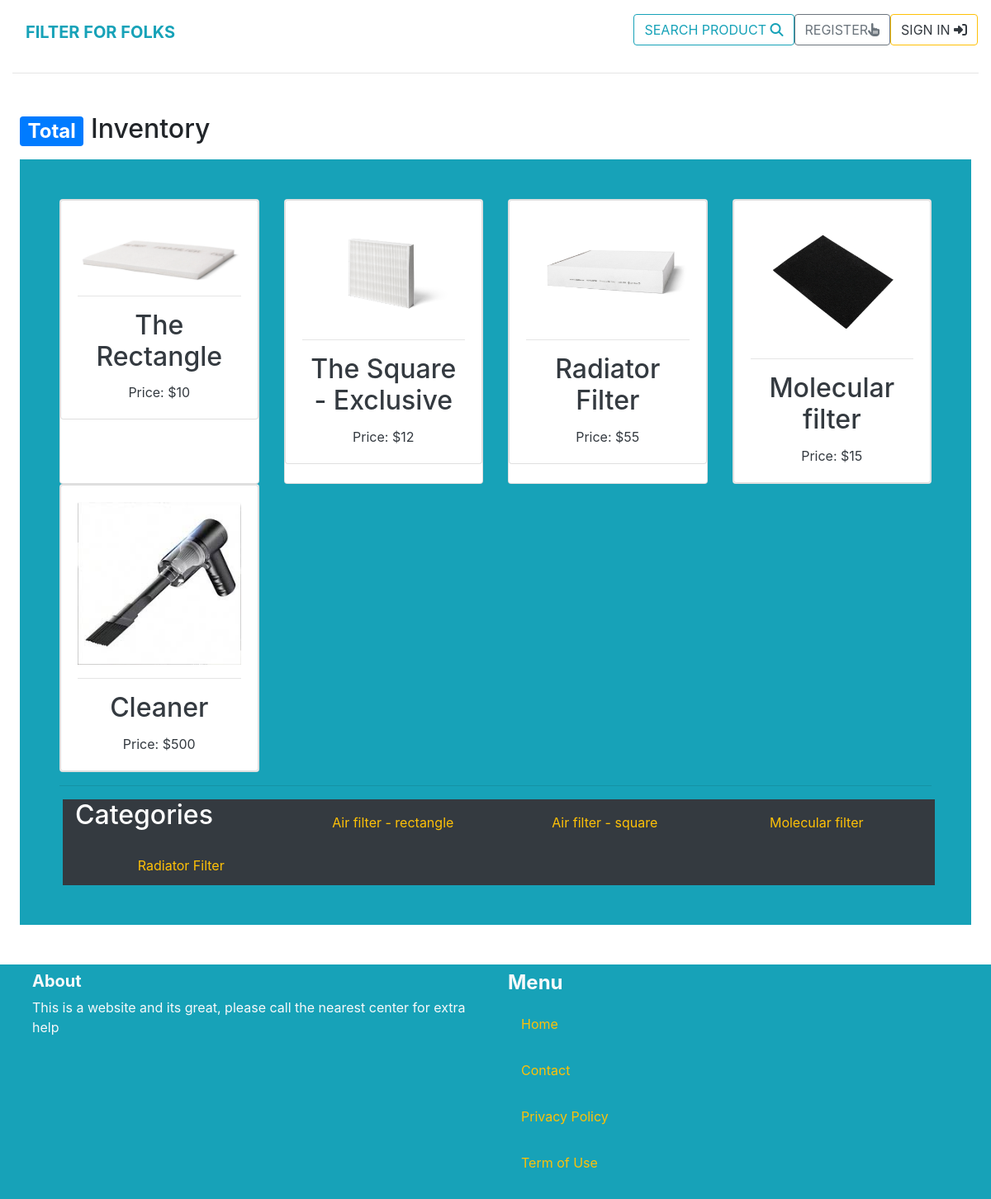
The page /product/products/ on the database as committed earlier.
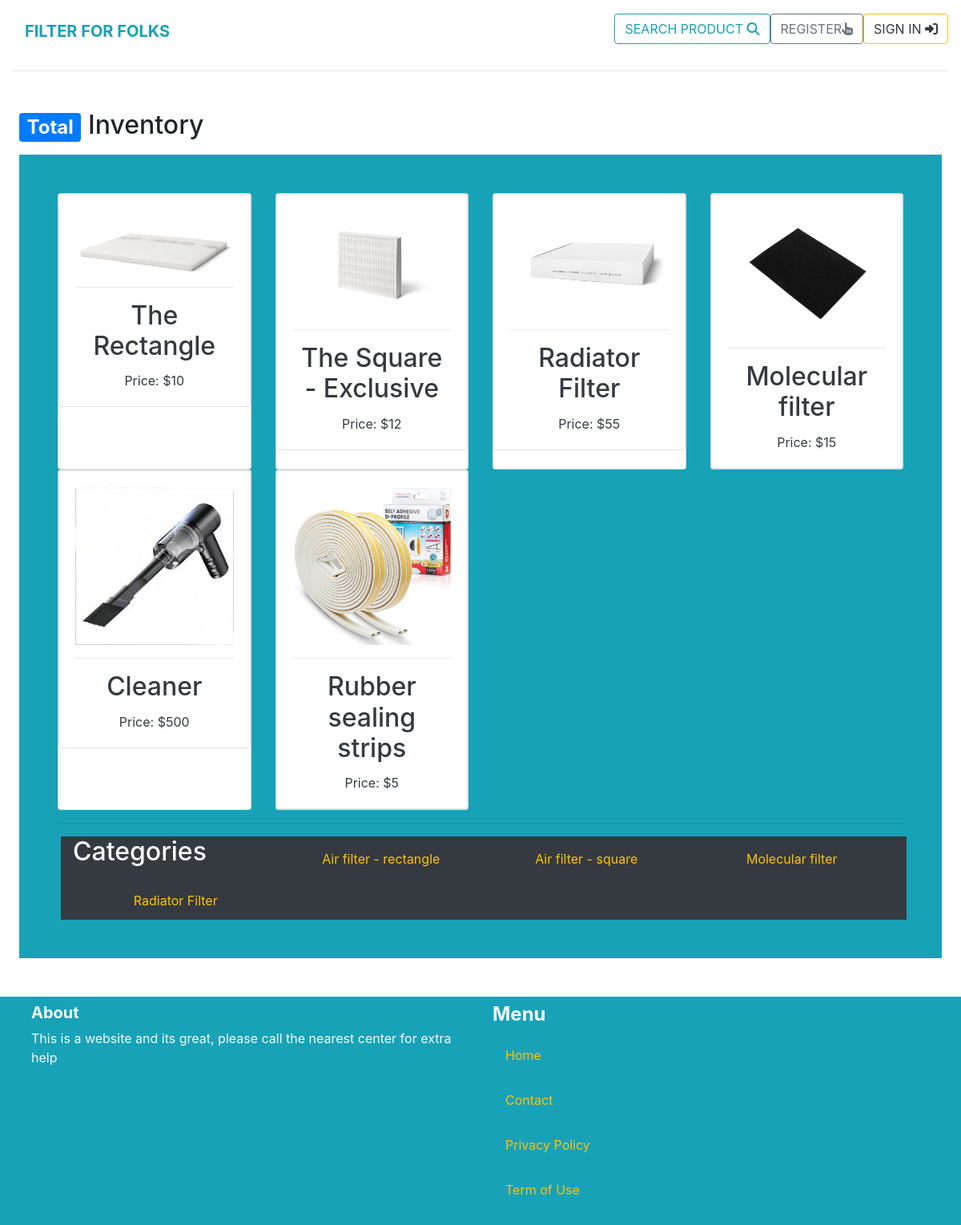
The same page on the database as committed later.
### product/models.py (models this page shows, shortened)
class Product(models.Model):
    category = models.ForeignKey('Category', null=True, blank=True, on_delete=models.CASCADE, related_name='products')
    name = models.CharField(max_length=300)
    description = models.TextField()
    price = models.FloatField()
    image = models.ImageField(upload_to='product_images', blank=True, null=True)

class Category(models.Model):
    name = models.CharField(max_length=225)
    class Meta:
        ordering = ('name',)
        verbose_name_plural = 'Categories'

### product/views.py (the view)
# urls.py: path('products/', views.products_list, name='inventory'),
def products_list(request):
    products = Product.objects.filter()
    for product in products:
        product.price = round(product.price)
    categories = Category.objects.all()
    return render(request, 'product/inventory.html', {
        'categories': categories,
        'products': products,
    })

### product/templates/product/inventory.html (shortened to what this page needs)
{% extends 'core/base.html' %}
{% block content %}
<div class="container-fluid mt-5 px-4 col w-100">
    <h2><span class="badge badge-primary">Total</span> Inventory</h2>
    <div class="bg-info mt-3 p-5 text-center">
        <div class="row">
            {% for product in products %}
                    <div class="col-sm-6 col-md-6 col-lg-4 col-xl-3">
                        <div class="card h-100">
                            <a href="{% url 'product:product_detail' product.id %}">
                                <div class="card">
                                    <div class="card-body">
                                        <img class="card-img-top img-fluid" src="{{ product.image.url }}" alt="{{ product.name }}">
                                        <hr>
                                        <div>
                                            <h2 class="card-title text-dark mt-0">{{ product.name }}</h2>
                                            <p class="card-text text-dark">Price: ${{ product.price}}</p>
                                        </div>
                                    </div>
                                </div>
                            </a>
                        </div>
                    </div>
            {% endfor %}
        </div>
        <hr>
        <div class="row text-white bg-dark ml-1 container-fluid">
            <h2>Categories</h2>
            {% for category in categories %}
                    <div class="col-sm-6 col-md-6 col-lg-4 col-xl-3 mt-3">
                        <div class="h-100">
                            <div>
                                <a href="">
                                    <p class="card-title mt-0 text-warning">{{ category.name }}</p>
                                </a>
                            </div>
                        </div>
                    </div>
            {% endfor %}
        </div>
    </div>
</div>
{% endblock %}

Rows that differ between the two databases and show on the page:
added Product: image (picture), name "Rubber sealing strips", price "5"
